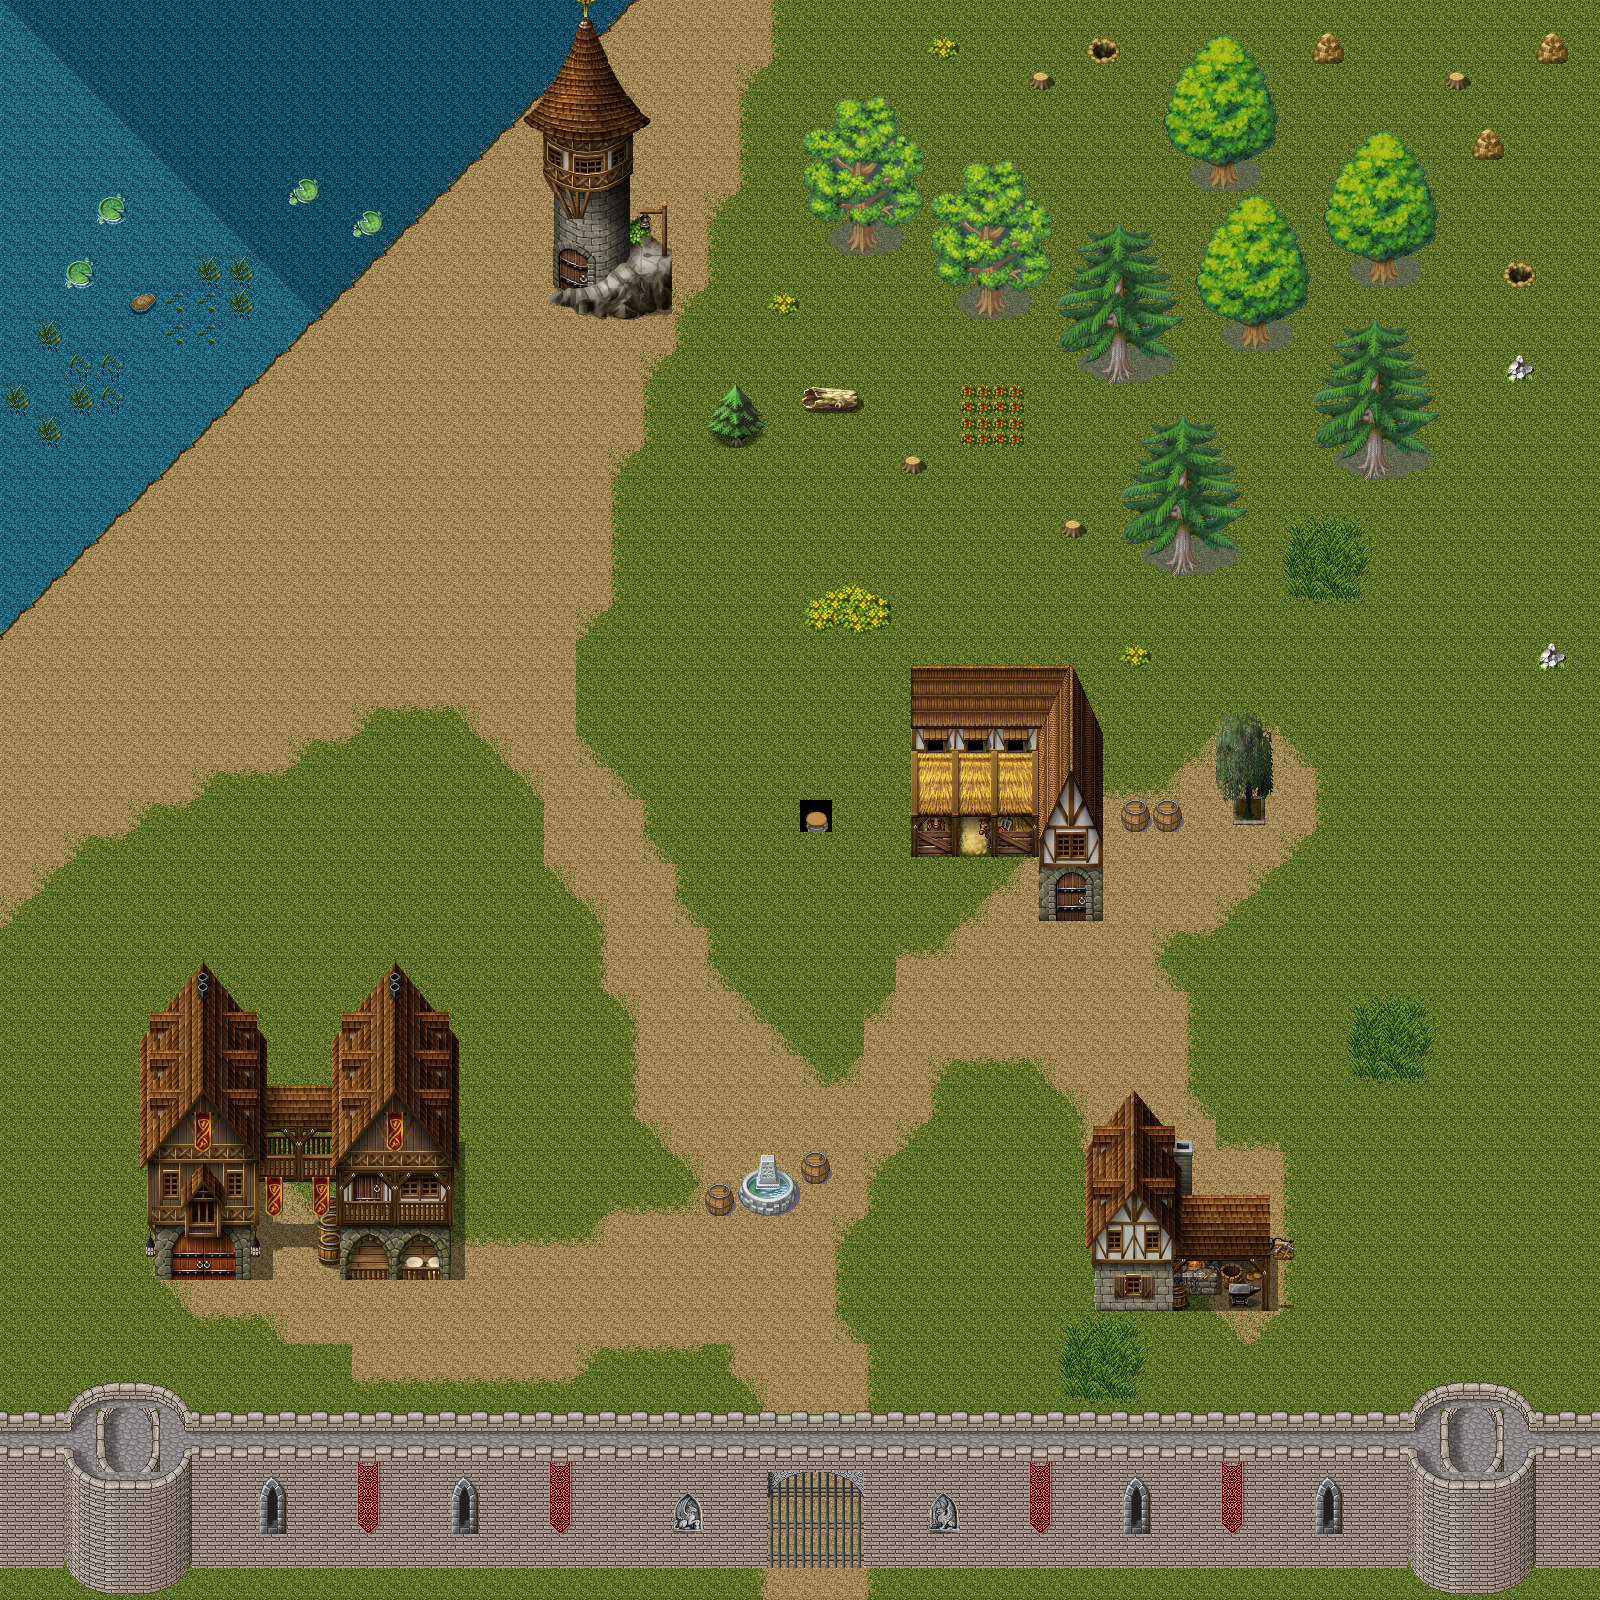

This game map was drawn from its Tiled (.tmx) file and the tilesets committed beside it. A one-line description and the trimmed map source follow:
An orthogonal 50x50 tile map with 32x32 px tiles, 2 tile layers (Background, Objects), 7 tilesets.

<map version="1.0" orientation="orthogonal" renderorder="right-down" width="50" height="50" tilewidth="32" tileheight="32" nextobjectid="1">
    <tileset firstgid="1" name="tileset" tilewidth="32" tileheight="32" tilecount="1280" columns="8">
        <image source="../Tiles/tileset.PNG" width="256" height="5120" />
    </tileset>
    <tileset firstgid="1281" name="tmw-concrete_walls-0113a" tilewidth="32" tileheight="32" tilecount="384" columns="16">
        <image source="../Tiles/tmw-concrete_walls-0113a.png" width="512" height="768" />
    </tileset>
    <tileset firstgid="1665" name="virdos_tileset1" tilewidth="32" tileheight="32" tilecount="240" columns="8">
        <image source="../Tiles/virdos_tileset1.PNG" width="256" height="960" />
    </tileset>
    <tileset firstgid="1905" name="outsidebforest" tilewidth="32" tileheight="32" tilecount="256" columns="16">
        <image source="../Tiles/outsidebforest.png" width="512" height="512" />
    </tileset>
    <tileset firstgid="2161" name="medievalhouses_2" tilewidth="32" tileheight="32" tilecount="416" columns="16">
        <image source="../Tiles/medievalhouses_2.png" width="540" height="854" />
    </tileset>
    <tileset firstgid="2577" name="vx-plants-tileset1" tilewidth="32" tileheight="32" tilecount="256" columns="16">
        <image source="../Tiles/vx-plants-tileset1.png" width="512" height="512" />
    </tileset>
    <tileset firstgid="2833" name="medievalhouses_2" tilewidth="32" tileheight="32" spacing="2" tilecount="375" columns="15">
        <image source="../Tiles/medievalhouses_2.png" width="540" height="854" />
    </tileset>
    <layer name="Background" width="50" height="50">
        <data>[2500 cells, 2492 non-empty, 29 distinct tile ids]</data>
    </layer>
    <layer name="Objects" width="50" height="50">
        <data>[2500 cells, 782 non-empty, 416 distinct tile ids]</data>
    </layer>
</map>
